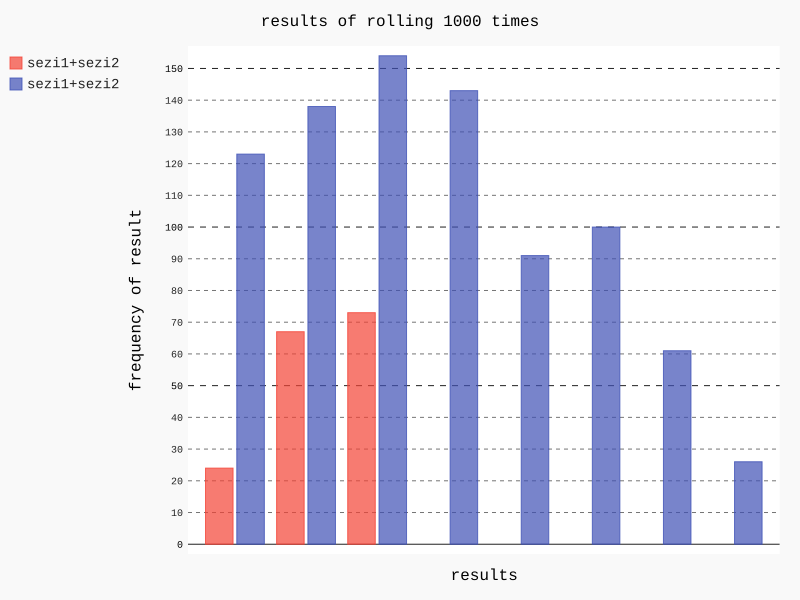

Generate this figure with Python:
#可视化包pygal
#生成矢量化的文件
# 绘制柱状图
#导入可视化pygal包
import pygal
from pygal_ import SeZi
#新建2个骰子类
sezi1 = SeZi()
sezi2 = SeZi()
#模拟1000次存放结果
results = []
for rollnumber in range(1000):
    result = sezi1.roller() + sezi2.roller()
    results.append(result)
print(results)

#计算结果的频率
frequencies = []
for value in range(2,sezi1.number_sides+sezi2.number_sides+1):
    frequency = results.count(value)
    frequencies.append(frequency)

#生成可视化的柱状图
hist = pygal.Bar()
hist.title ='results of rolling 1000 times'

#横坐标的标签以及标题
hist.x_label = [2,3,4,5,6,7,8,9,10,11,12]
hist.x_title = 'results'
#纵坐标的标题     函数add（）参数1表示一个标签 参数2 一个列表（一般对应的 Y 值）  调用一次指定一个颜色
hist.y_title = 'frequency of result'
hist.add('sezi1+sezi2',frequencies[:3]) #频率是从小到大的  前3个颜色一类
hist.add('sezi1+sezi2',frequencies[3:])#频率是从小到大的  后面一类

#生成文件  svg格式  在浏览器内打开
hist.render_to_file('pygal_test.svg')
